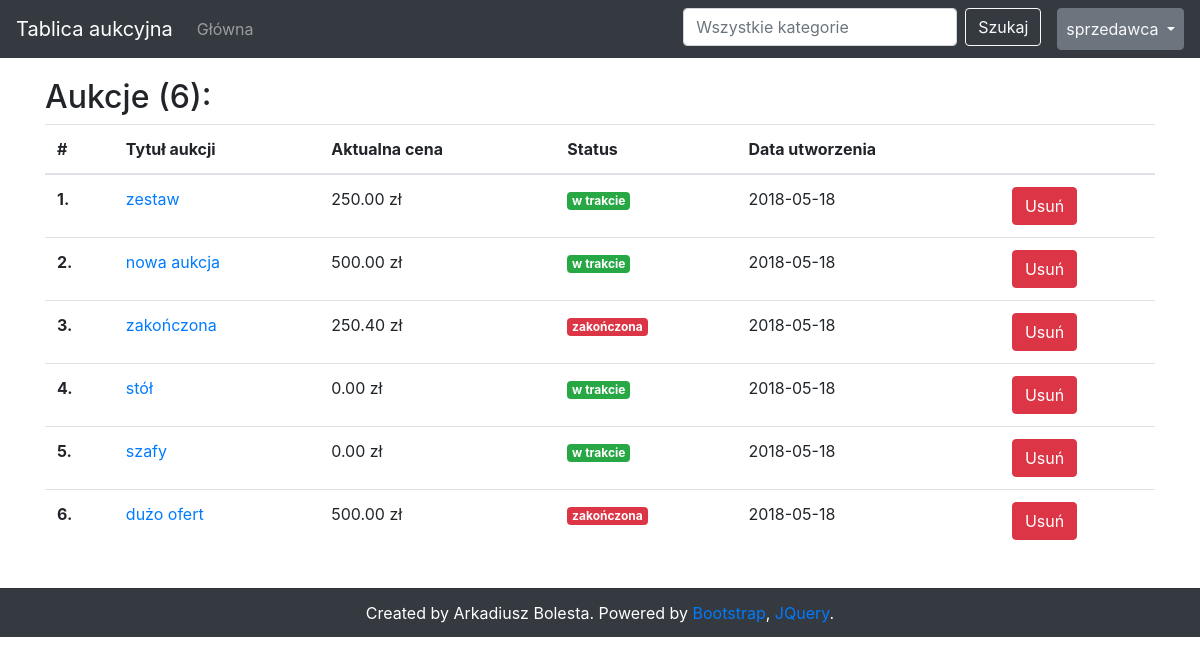
Screenshot of /auctions_list.php (signed in) with the database file from the repository.
### tables this page shows
CREATE TABLE IF NOT EXISTS `auctions` (
  `auction_id`     INT(11) NOT NULL AUTO_INCREMENT,
  `user_id`        INT(11) NOT NULL,
  `description`    TEXT CHARACTER SET 'utf8'
  COLLATE 'utf8_polish_ci' NULL     DEFAULT NULL,
  `title`          VARCHAR(60) CHARACTER SET 'utf8'
  COLLATE 'utf8_polish_ci' NULL     DEFAULT NULL,
  `subcategory_id` INT(11) NOT NULL,
  `date`           TIMESTAMP        DEFAULT CURRENT_TIMESTAMP,
  `completed`      TINYINT          DEFAULT 0,
  PRIMARY KEY (`auction_id`, `user_id`, `subcategory_id`),
  INDEX `fk_aukcje_users1_idx` (`user_id` ASC),
  INDEX `fk_auctions_subcategories1_idx` (`subcategory_id` ASC),
  CONSTRAINT `fk_auctions_subcategories1`
  FOREIGN KEY (`subcategory_id`)
  REFERENCES `subcategories` (`subcategory_id`)
    ON DELETE RESTRICT
    ON UPDATE NO ACTION,
  CONSTRAINT `fk_aukcje_users1`
  FOREIGN KEY (`user_id`)
  REFERENCES `users` (`user_id`)
    ON DELETE RESTRICT
    ON UPDATE NO ACTION
);

### auctions_list.php (the view, shortened to what this page needs)
<?php
require_once "connect.php";
try {
    $sql = "select title, date(date) as 'date', completed, auction_id from auctions where user_id=:id";
    $stmt = $pdo->prepare($sql);
    $stmt->bindValue(':id', $_SESSION['user_id'], PDO::PARAM_INT);
    $stmt->execute();
    $auctions = $stmt->fetchAll();
    $sql = "select o.auction_id, max(price) as 'price'
from offers o
  inner join auctions a on o.auction_id = a.auction_id
where user_id = :id
group by auction_id
union
select auction_id, 0
from auctions
where auction_id not in (select distinct auction_id from offers)";
    $stmt = $pdo->prepare($sql);
    $stmt->bindValue(":id", $_SESSION['user_id'], PDO::PARAM_INT);
    $stmt->execute();
    $prices = [];
    foreach ($stmt->fetchAll() as $price) {
        $prices[$price['auction_id']] = $price['price'];
    }
} catch (PDOException $e) {
    header("Location: index.php?error=Błąd%20bazy%20danych.");
    exit();
}
require_once "parts/header.php";
?>
<div class="row">
  <div class="col-md-12">
      <?php
      if (count($auctions) == 0) {
          echo "<h4>Brak aukcji</h4>";
      } else {
          ?>
        <h2>Aukcje (<span id="count"><?=count($auctions)?></span>):</h2>
        <table class="table">
          <thead>
          <tr>
            <th scope="col">#</th>
            <th scope="col">Tytuł aukcji</th>
            <th scope="col">Aktualna cena</th>
            <th scope="col">Status</th>
            <th scope="col">Data utworzenia</th>
            <th scope="col"></th>
          </tr>
          </thead>
          <tbody>
          <?php
          $i = 1;
          foreach ($auctions as $row) {
              ?>
            <tr>
              <th scope="row"><?= $i ?>.</th>
              <td><a href="auction_page.php?id=<?= $row['auction_id'] ?>"><?= $row['title'] ?></a></td>
              <td><?= $prices[$row['auction_id']] ?> zł</td>
              <td><span class="badge badge-<?= $row['completed'] == 0 ? 'success' : 'danger' ?>">
                    <?= $row['completed'] == 0 ? 'w trakcie' : 'zakończona' ?></span></td>
              <td><?= $row['date'] ?></td>
              <td>
                <button class="btn btn-danger" onclick="deleteAuction(this, <?= $row['auction_id'] ?>)">
                  Usuń
                </button>
              </td>
            </tr>
              <?php
              $i++;
          }
          ?>
          </tbody>
        </table>
          <?php
      }
      ?>
  </div>
</div>
<?php
require_once "parts/footer.php"
?>

### rows the page displays
auctions: title "zestaw", auction "250.00", completed "w trakcie", date "2018-05-18"
auctions: title "nowa aukcja", auction "500.00", completed "w trakcie", date "2018-05-18"
auctions: title "zakończona", auction "250.40", completed "zakończona", date "2018-05-18"
auctions: title "stół", auction "0.00", completed "w trakcie", date "2018-05-18"
auctions: title "szafy", auction "0.00", completed "w trakcie", date "2018-05-18"
auctions: title "dużo ofert", auction "500.00", completed "zakończona", date "2018-05-18"

### other values shown
$_SESSION['login'] "sprzedawca"
count($auctions) "6"
